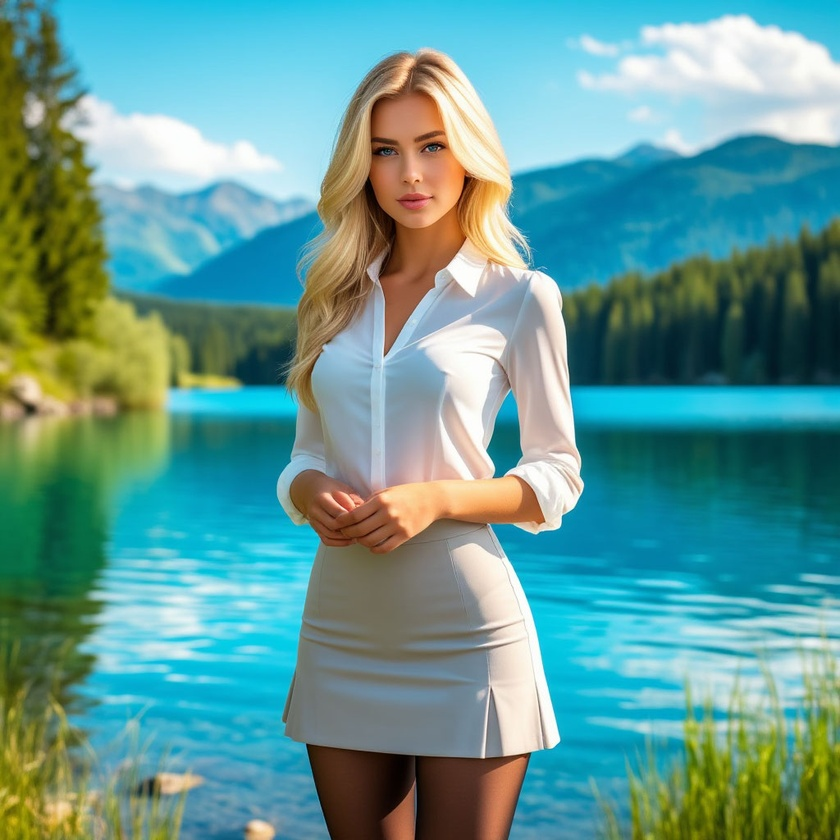
#> input picture img/lady.jpeg, 840 x 840 px, shrunk from 1024 x 1024 before the run
$ jupyter execute --allow-errors image_clust.ipynb   (shell and % lines are left out)
#> lines starting #> are read from the running program, lines starting #| are printed output that depends on the picture; after the words box and inside, x2 and y2 are one past the last pixel; in counts of white or black regions, pixels touching at a corner belong together
# Import data

[cell 1]
import numpy as np
from matplotlib import pyplot as plt

from sklearn.cluster import KMeans, Birch, AgglomerativeClustering, DBSCAN, SpectralClustering
from sklearn.preprocessing import StandardScaler
from sklearn.metrics import silhouette_score
from skimage.io import imread
from skimage.color import rgb2gray, rgb2hsv, rgb2lab, rgb2hed, rgb2yiq
from skimage.segmentation import mark_boundaries
from skimage.filters import sobel
from skimage.measure import find_contours
import cv2
from cv2 import findContours

import optuna

from cuml.cluster import KMeans, DBSCAN
from cuml.metrics.cluster import silhouette_score

from tqdm import tqdm

[cell 2]
pic = imread("./img/lady.jpeg")
#> pic is the input picture: shape (840, 840, 3); mean R, G, B 99.2, 153.2, 148.2
pic.shape
#> Out = (840, 840, 3)

[cell 3]
pic_grey = rgb2gray(pic)
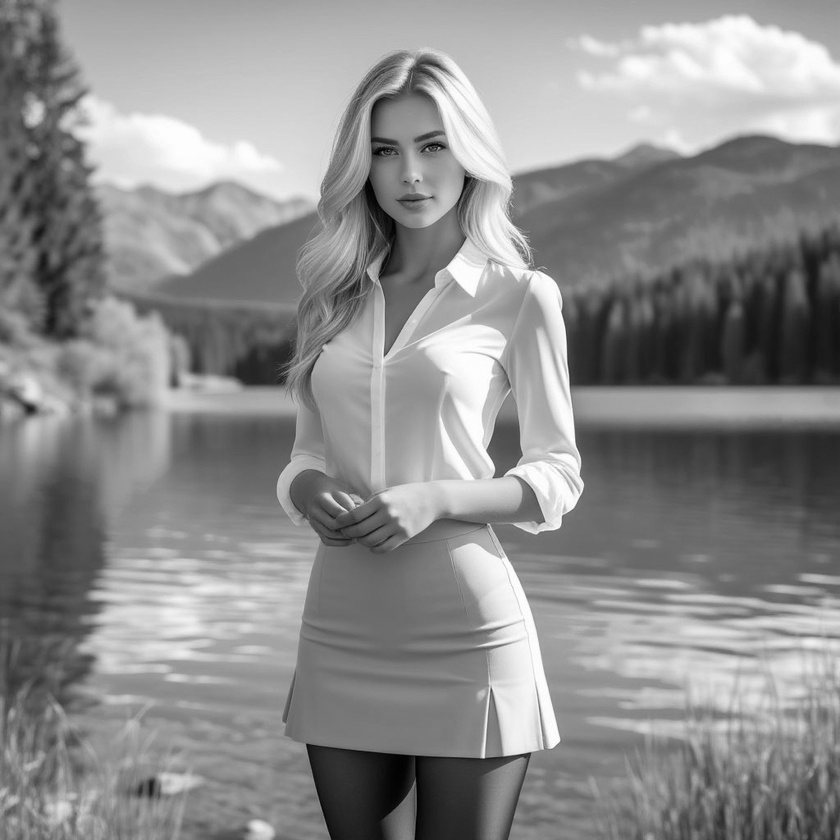
#> pic_grey: shape (840, 840) float64; min 0.0025, max 1, mean 0.555
pic_grey.shape
#> Out = (840, 840)

[cell 4]
plt.figure(figsize=(13, 13))

fig, ax = plt.subplots(1, 2, figsize=(10, 14))

ax[0].imshow(pic)
ax[1].imshow(pic_grey)


plt.show()
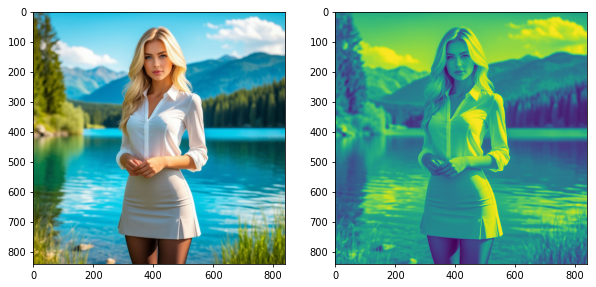
#> figure drawn by matplotlib, 2 panels

# Prepare data

## Bright

[cell 5]
X_b = pic_grey.reshape((-1, 1))
X_b

## Bright and coordinates

[cell 6]
rows, cols = pic_grey.shape
#> rows = 840; cols = 840
row_coords, col_coords = np.mgrid[:rows, :cols]

[cell 7]
X_b_c = np.stack([pic_grey.ravel(), row_coords.ravel(), col_coords.ravel()], axis=1)
X_b_c

## Sobel operaor (gradient base)

[cell 8]
edge_sobel = sobel(pic_grey)
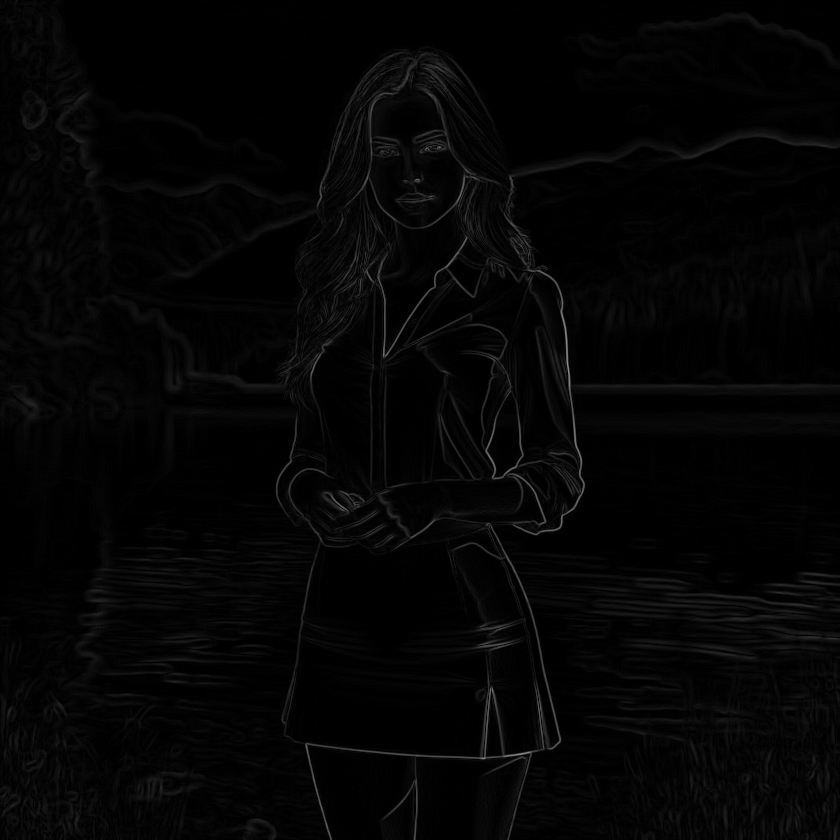
#> edge_sobel: shape (840, 840) float64; min 0, max 0.547, mean 0.02
edge_sobel

[cell 9]
X_s = np.stack([edge_sobel.ravel(), row_coords.ravel(), col_coords.ravel()], axis=1)
X_s

## Standartization

[cell 10]
scaler_b = StandardScaler()
scaler_b_c = StandardScaler()
scaler_x = StandardScaler()

[cell 11]
X_b = scaler_b.fit_transform(X_b)
X_b_c = scaler_b_c.fit_transform(X_b_c)
x_s = scaler_x.fit_transform(X_s)

# Clusterization

[cell 12]
n_clusters = 6
RANDOM_STATE = 42

## Kmeans

[cell 13]
# [27 lines of commented-out code are left out]

[cell 14]
# study = optuna.create_study(direction="maximize")
# study.optimize(objective, n_jobs=-1, n_trials=1)

[cell 15]
# best_params = study.best_params
# final_kmeans = KMeans(**best_params)

[cell 16]
# final_kmeans.fit(X_b)

# labels_b_o = final_kmeans.labels_
# segmented_pic_b_o = labels_b_o.reshape(pic.shape[:2])

[cell 17]
# plt.figure(figsize=(15, 20))

# plt.imshow(segmented_pic_b_o)
# plt.show()

### On bright

#> (a cell that did not finish here is left out)

### On brght and coords

#> (a cell that did not finish here is left out)

### On sobel gradietn

#> (a cell that did not finish here is left out)

## Birch

[cell 21]
aglo_b = Birch(n_clusters=n_clusters)
aglo_b.fit(X_b)

labels_b = aglo_b.labels_
segmented_pic_b_a = labels_b.reshape(pic.shape[:2])

## CUDA Kmeans

### On bright

[cell 22]
from cuml.cluster import KMeans as cuMeans

[cell 23]

results = []
s_imgs = []


X_b_float32 = X_b.astype(np.float32)

#> (the rest of this cell did not finish here and is left out)

## DBSCAN CUDA

#> (a cell that did not finish here is left out)

#> (a cell that did not finish here is left out)

# Visualization results

## Clusters

### KMeans

#### Base

[cell 26]
fig, ax = plt.subplots(1, 3, figsize=(17, 20))

#> (the rest of this cell did not finish here and is left out)

#### Hyperparametrs tunned

##### On bright

[cell 27]
fig, ax = plt.subplots(2, 4, figsize=(17,17))

for i, j in enumerate(s_imgs):

    row = i // 4
    col = i % 4

    ax[row, col].imshow(j)
    ax[row, col].set_title(f"Clusters: {results[i]['clusts']}, Silhouette: {results[i]['score']}")
    ax[row, col].axis('off')

plt.tight_layout()
plt.show()

### DBSCAN

#### Base

#> (a cell that did not finish here is left out)

#### Hyperparameters tunned

##### On bright

## Conturs

[cell 29]
pic_counters = pic.copy()

[cell 30]
image_with_contours = pic.copy()

unique_labels = np.unique(segmented_pic_b_a)
#> unique_labels = [0, 1, 2, 3]
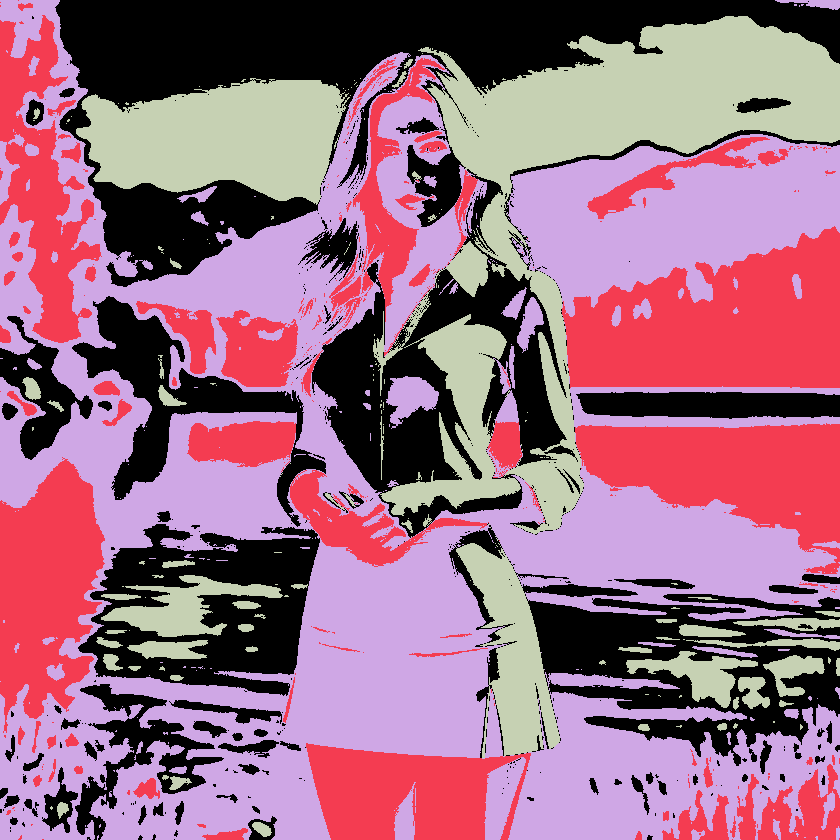
#> segmented_pic_b_a: shape (840, 840) int64; 4 distinct labels, from 0 to 3; one colour per label, 0 black
n_clusters = len(unique_labels)
#> n_clusters = 4

colors = []
for label in unique_labels:
    hue = int((label / n_clusters) * 179)
    color = cv2.cvtColor(np.array([[[hue, 255, 255]]], dtype=np.uint8), cv2.COLOR_HSV2BGR)
    colors.append(color[0, 0].tolist())


for i, label in enumerate(unique_labels):
    mask = np.where(segmented_pic_b_a == label, 255, 0).astype(np.uint8)
    contours, _ = cv2.findContours(mask, cv2.RETR_TREE, cv2.CHAIN_APPROX_SIMPLE)

    cv2.drawContours(image_with_contours, contours, -1, colors[i], thickness=2)
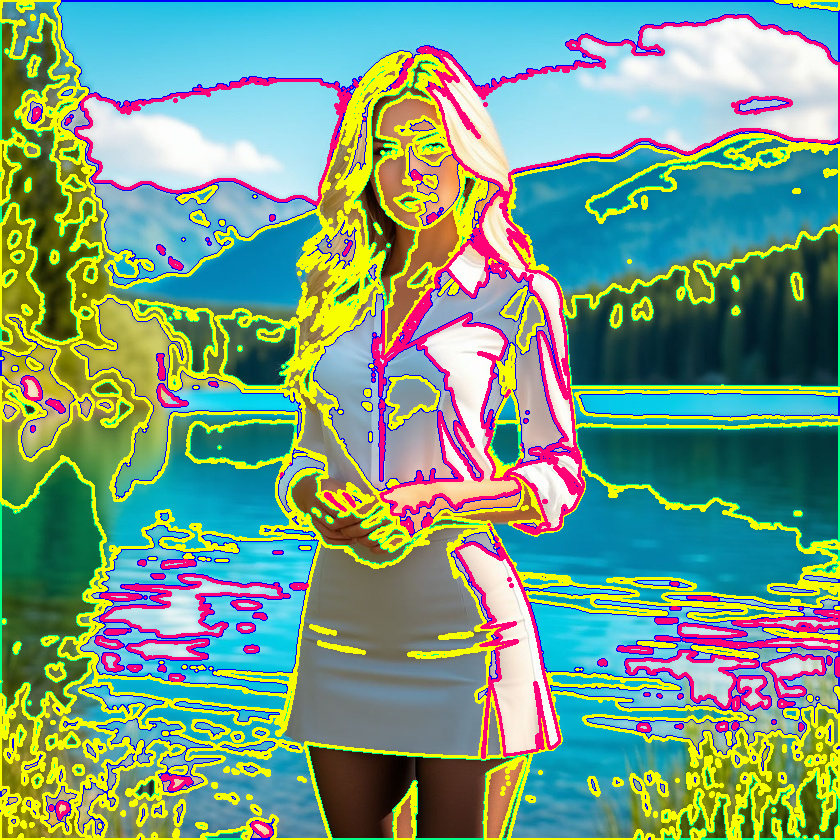
#> image_with_contours: shape (840, 840, 3); mean R, G, B 120.6, 156.6, 130.5
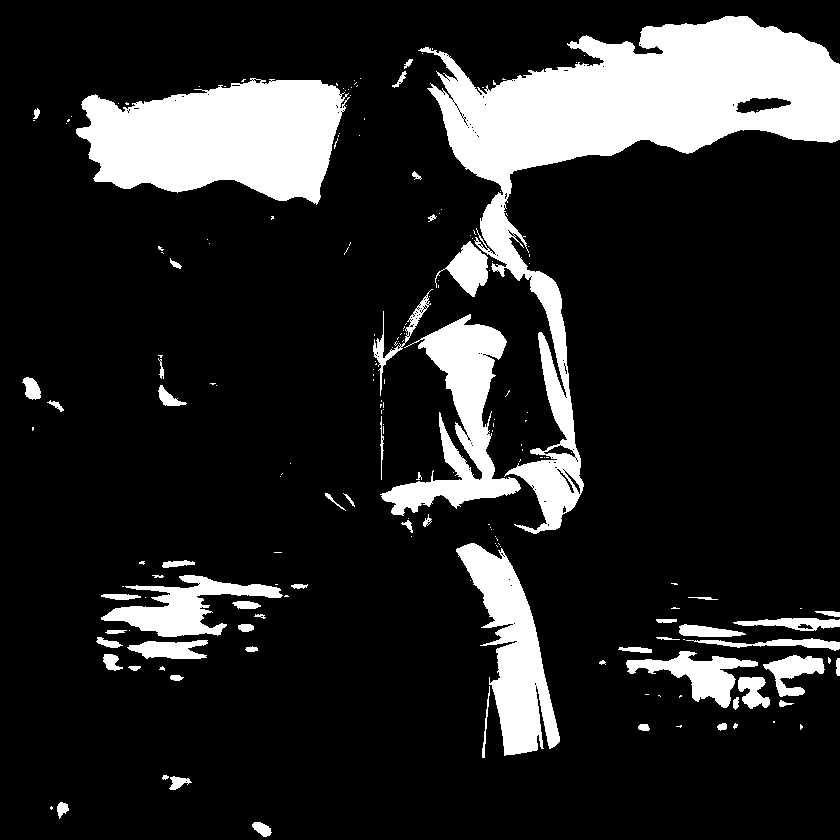
#> mask: shape (840, 840); 16% white; 191 white regions (132 under 20 px), largest, box (x1, y1, x2, y2) and area: (418, 16, 840, 534) 49958, (76, 78, 350, 205) 24192, (380, 314, 521, 516) 9933

cv2.imshow('Clusters Boundaries', image_with_contours)
cv2.waitKey(0)
cv2.destroyAllWindows()

$ run again, with img/clusters_example.png saved as img/lady.jpeg
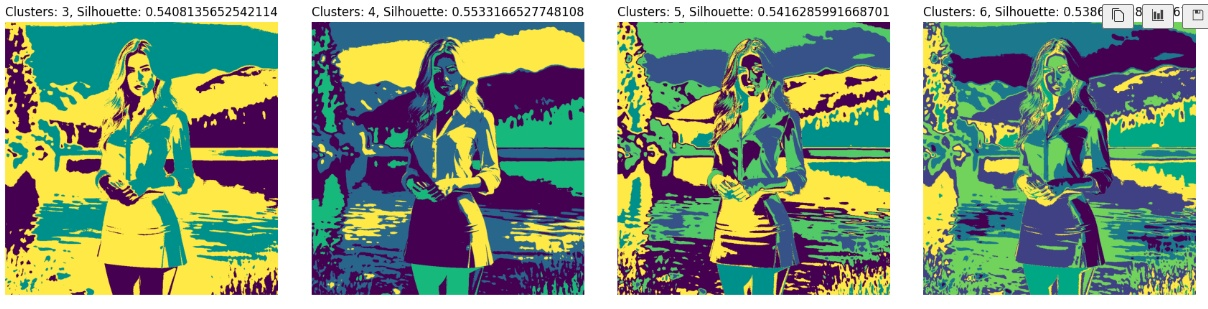
#> input picture img/clusters_example.png, 1208 x 309 px
#> pic is the input picture: shape (309, 1208, 3); mean R, G, B 133.8, 153.5, 130.3
#> segmented_pic_b_a: shape (309, 1208) int64; 3 distinct labels, from 0 to 2
#> after the loop `for i, label in enumerate(unique_labels):`:
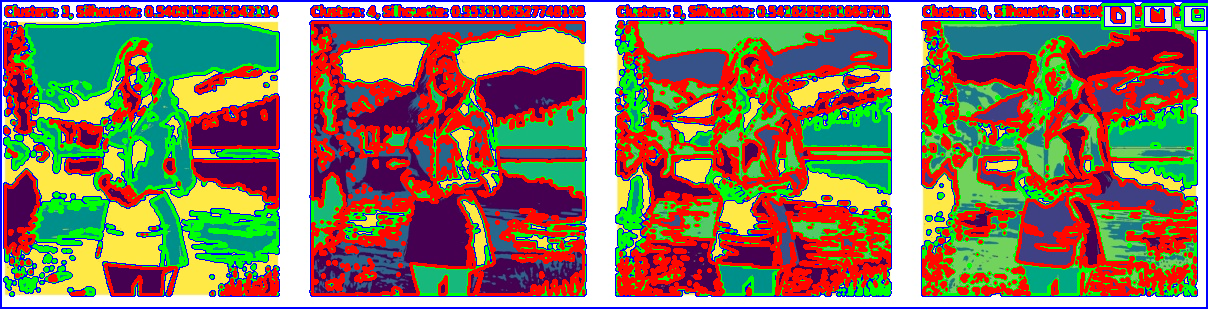
#> image_with_contours: shape (309, 1208, 3); mean R, G, B 138.1, 121.2, 95.5
#> after the loop `for i, label in enumerate(unique_labels):`:
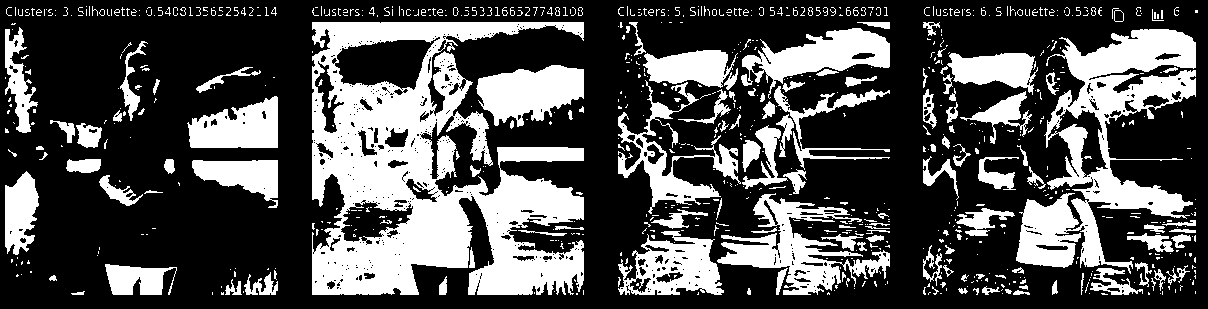
#> mask: shape (309, 1208); 31.1% white; 796 white regions (654 under 20 px), largest, box (x1, y1, x2, y2) and area: (312, 22, 584, 295) 40565, (1016, 29, 1196, 274) 16773, (717, 193, 890, 295) 6006

$ run again, with img/color_transform.png saved as img/lady.jpeg
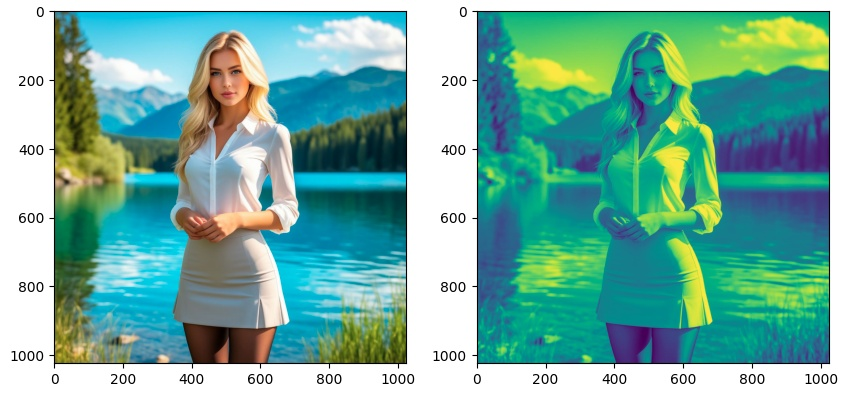
#> input picture img/color_transform.png, 845 x 394 px
#> pic is the input picture: shape (394, 845, 3); mean R, G, B 116.1, 175.5, 162.6
#> `unique_labels = np.unique(segmented_pic_b_a)`:
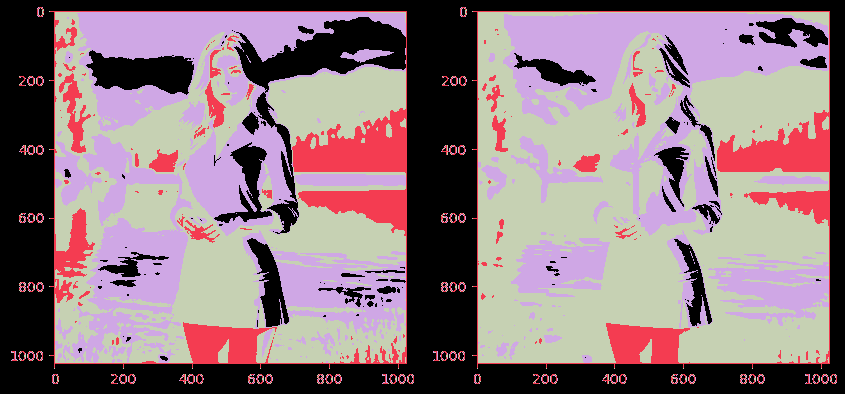
#> segmented_pic_b_a: shape (394, 845) int64; 4 distinct labels, from 0 to 3; one colour per label, 0 black
#> after the loop `for i, label in enumerate(unique_labels):`:
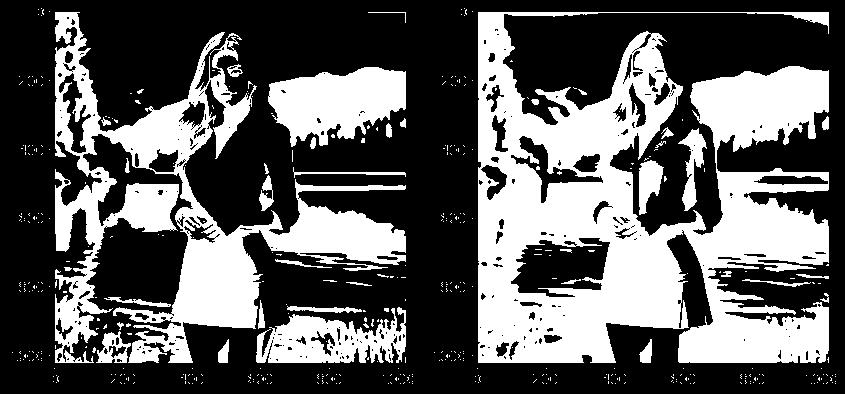
#> mask: shape (394, 845); 36.4% white; 454 white regions (416 under 20 px), largest, box (x1, y1, x2, y2) and area: (478, 12, 829, 363) 68882, (55, 12, 406, 363) 33780, (268, 67, 406, 147) 7308
